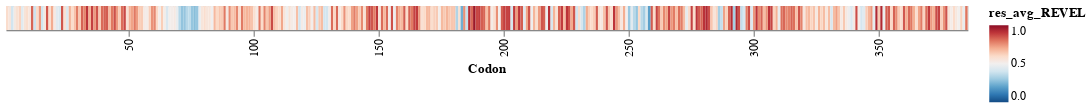

Source (notebook cell):
### Code cell
REVEL_res_avg_heatmap = DMS_heatmaps(revel_res_avg, 'res_avg_REVEL')

REVEL_res_avg_heatmap

### Figure 1 — Vega-Lite specification as saved in the notebook (floating-point values rounded to 4 significant figures; data arrays with more than 128 entries replaced by an {"elided": "..."} marker saying what was removed)
{"config": {"view": {"continuousWidth": 300, "continuousHeight": 300}}, "data": {"name": "data-a7c43f13ad6c07abcfae8e391ac79c23"}, "mark": {"type": "rect"}, "encoding": {"color": {"field": "res_avg_REVEL", "scale": {"scheme": "redblue", "domain": [0, 1], "domainMid": 0.5, "clamp": true, "reverse": true}, "type": "quantitative"}, "x": {"axis": {"values": [0, 50, 100, 150, 200, 250, 300, 350]}, "field": "Codon", "type": "ordinal"}}, "width": 800, "$schema": "https://vega.github.io/schema/vega-lite/v5.8.0.json", "datasets": {"data-a7c43f13ad6c07abcfae8e391ac79c23": {"elided": "385 records"}}}
